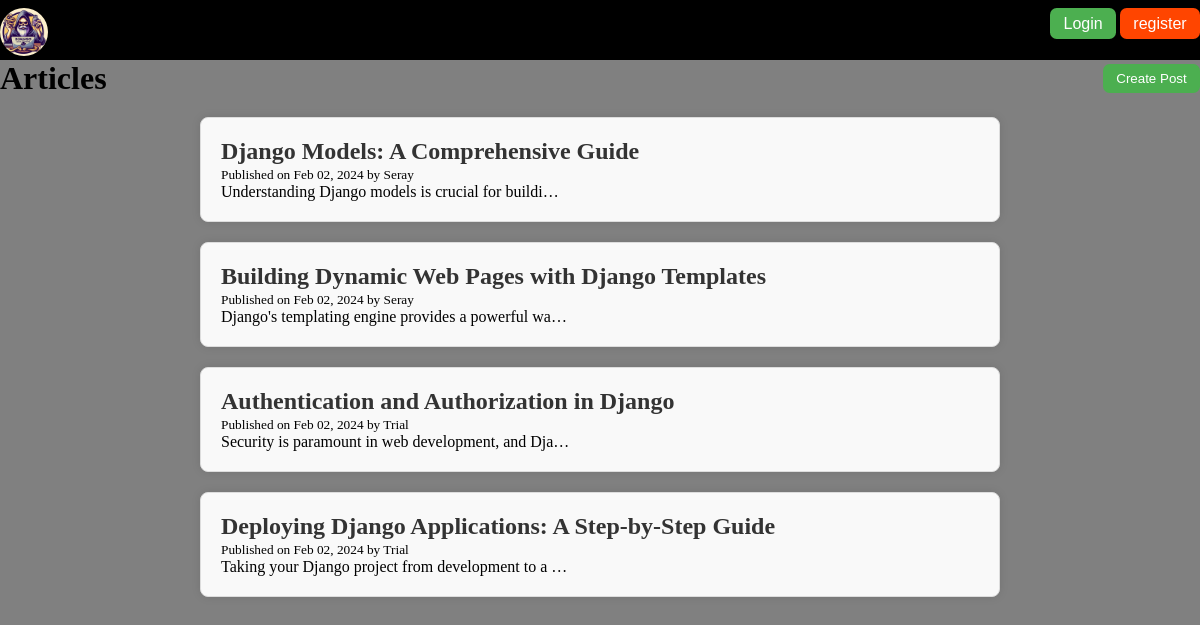
The page / on the database its author committed.
### blog/models.py (models this page shows, shortened)
class Post(models.Model):
    title = models.CharField(max_length=120)
    content = models.TextField()
    published_at = models.DateTimeField(default=timezone.now)
    author = models.ForeignKey(User, on_delete=models.CASCADE)
    class Meta:
        ordering = ['-published_at']

### blog/views.py (the view)
# urls.py: path('', views.home, name='posts'),
def home(request):
    posts = Post.objects.all()
    context = {'posts': posts, 'user': request.user}
    return render(request, 'blog/home.html', context)

### blog/templates/blog/home.html (shortened to what this page needs)
{% extends 'base.html' %}
{% load static %}
{% block content %}
  <div id="post-header">
    <h1>Articles</h1>
    <div class="create-post-button">
      <a href="{% url 'post-create' %}">
        <button>Create Post</button>
      </a>
    </div>
  </div>
  <section class="post-container">
    <div class="post-list">
      {% for post in posts %}
        <div class="post-item">
          <h2><a href="{% url 'post-detail' post.id %}">{{ post.title }}</a></h2>
          <small>Published on {{ post.published_at | date:"M d, Y" }} by {{ post.author | title }}</small>
          <p>{{ post.content|truncatechars:50 }}</p>
        </div>
      {% endfor %}
    </div>
  </section>
{% endblock content %}

### templates/base.html (shortened to what this page needs)
{% load static %}
<!DOCTYPE html>
<html lang="en">
  <head>
    <link rel="stylesheet" href="{% static 'css/style.css' %}" />
  </head>
  <body>
  	<header >
		<div>
			<img src="{% static 'images/logo.jpg' %}" alt="">
		</div>
  		<div>
			{%if request.user.is_authenticated %}
  			<span>Hi {{ request.user.username | title }}</span>
  			<button class="logout-btn"><a href="{% url 'logout' %}">Logout</a></button>
  		{%else%}
  			<button class="login-btn"><a href="{% url 'login' %}">Login</a></button>
			<button class="register-btn"><a href="{% url 'register' %}">register</a></button>
  		{%endif%}
		</div>
  	</header>
  	<main>
	    {%block content%}
	    {%endblock content%}
  	</main>
  </body>
</html>

### static/css/style.css (style rules this page uses)
* { margin: 0; padding: 0; box-sizing: border-box; }
header { background-color: black; display: flex; justify-content: space-between; padding-top: 0.5em; }
header div img { width: 3em; border-radius: 100%; }
.login-btn { background-color: #4caf50; padding: 0.5em 1em; border: none; border-radius: 0.5em; }
.register-btn { background-color: orangered; padding: 0.5em 1em; border: none; border-radius: 0.5em; }
button a { color: white; text-decoration: none; font-size: medium; }
#post-header { display: flex; justify-content: space-between; }
#post-header { display: flex; justify-content: space-between; align-items: center; margin-bottom: 20px; }
.create-post-button { margin-left: 20px; }
.create-post-button button { background-color: #4caf50; padding: 0.5em 1em; border: none; border-radius: 0.5em; color: white; }
.post-container { max-width: 800px; margin: 0 auto; }
.post-list { display: grid; grid-template-columns: 1fr; gap: 20px; }
.post-item { background-color: #f9f9f9; padding: 20px; border: 1px solid #ddd; border-radius: 8px; box-shadow: 0 0 10px rgba(0, 0, 0, 0.1); }
.post-item h2 a { text-decoration: none; color: #333; }
body { background-color: gray; }

### rows shown on the page
Post: title "Django Models: A Comprehensive Guide", published_at "Feb 02, 2024", author "Seray", content "Understanding Django models is crucial for buildi…"
Post: title "Building Dynamic Web Pages with Django Templates", published_at "Feb 02, 2024", author "Seray", content "Django's templating engine provides a powerful wa…"
Post: title "Authentication and Authorization in Django", published_at "Feb 02, 2024", author "Trial", content "Security is paramount in web development, and Dja…"
Post: title "Deploying Django Applications: A Step-by-Step Guide", published_at "Feb 02, 2024", author "Trial", content "Taking your Django project from development to a …"
